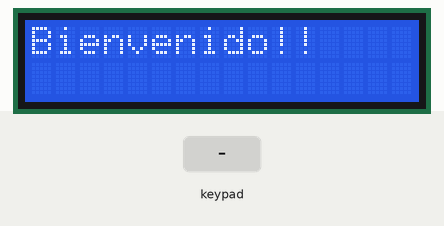
Recording of a sketch running on a simulated Arduino Uno, built with avr-gcc and run on an emulated ATmega328P. Shown: 16×2 character LCD. Inputs (shaded band) come from the test bench.

Above: at 2.2 s.
2.3 s: key '7' pressed
At 3.2 s:
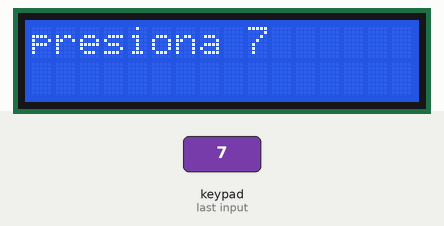
3.8 s: key 'C' pressed
At 4.6 s:
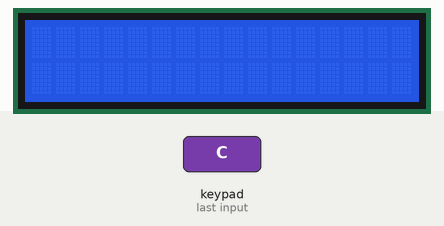
5.3 s: keypad keys 1 2 1 1 8 7 pressed 0.4 s apart
At 7.1 s:
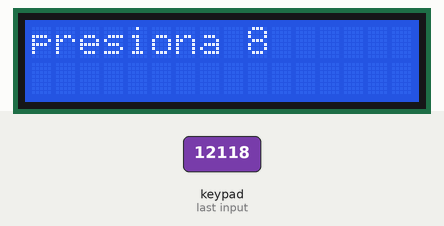
9.2 s: keypad keys 1 3 9 7 2 2 pressed 0.4 s apart
Timing chart, 0 to 12.2 s (numbered marks = the images above; inputs shaded):
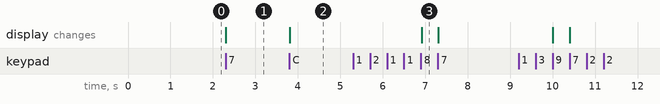

The sketch:

lcd_teclado.ino
```cpp
#include <LiquidCrystal.h>
#include <Keypad.h>

const byte ROWS = 4;
const byte COLS = 4;

char keys[ROWS][COLS] = {
  {'7', '8', '9', '/'},
  {'4', '5', '6', '*'},
  {'1', '2', '3', '-'},
  {'C', '0', '=', '+'}
};

byte rowPin[ROWS] = {12,11,8,7};
byte colPin[COLS] = {6,5,4,2};

LiquidCrystal lcd(1,0,A1,A2,10,9); //PINES LED
Keypad teclado = Keypad(makeKeymap(keys), rowPin, colPin, ROWS, COLS);

void setup() {
  lcd.begin(16,2); //16 col;2 filas
  lcd.print("Bienvenido!!");
  delay(1000);
}

void loop() {
  char t = teclado.getKey();
  if(t){
    switch(t){
      case '7':
      lcd.clear();
      lcd.print("presiona 7");
      break;

      case '8':
      lcd.clear();
      lcd.print("presiona 8");
      break;

      case '9':
      lcd.clear();
      lcd.print("presiona " + String(t));
      break;

      case 'C':
      lcd.clear();
      break;
    }
  }
}
```

Measured:
- after the input at 2.3 s, the display: changes at once (image 1)
- after the input at 3.8 s, the display: changes at once (image 2)
- after the input at 5.3 s, the display: changes after 1.6 s (image 3)
